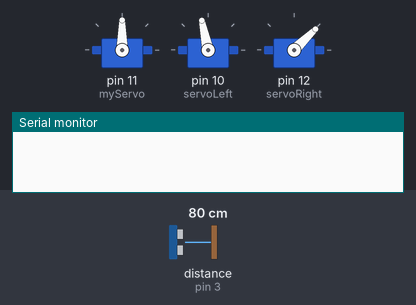
Simulated run of this sketch. Board: Arduino Uno, built with avr-gcc and run on an emulated ATmega328P. Parts: 3 × servo, the last lines printed to the serial monitor. Wiring (inferred from the names in the program): ultrasonic range finder: trigger pin 3; echo pin 3. Inputs (shaded band) come from the test bench; at power-on: distance to the obstacle (sensor on pin 3) 80 cm. The echo pulse lasts 58.3 µs per cm.

Above: at 1.5 s.
1.6 s: distance to the obstacle (sensor on pin 3) set to 20 cm
3.4 s: distance to the obstacle (sensor on pin 3) set to 16 cm
At 4.1 s:
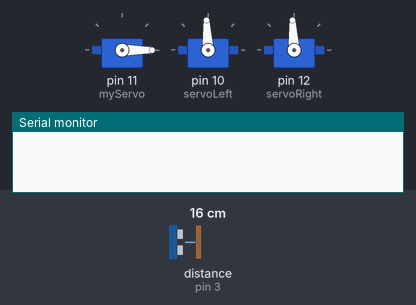
7.0 s: distance to the obstacle (sensor on pin 3) set to 2 cm
At 10.4 s:
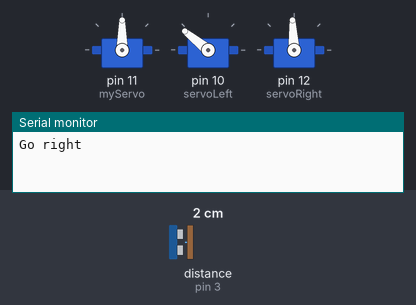
10.6 s: distance to the obstacle (sensor on pin 3) set to 18 cm
At 11.6 s:
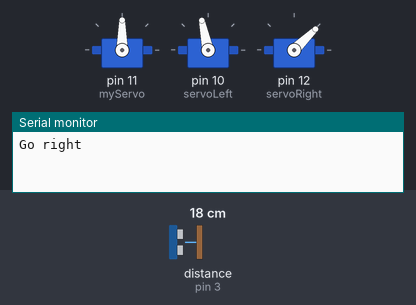
12.5 s: distance to the obstacle (sensor on pin 3) set to 4 cm
At 15.7 s:
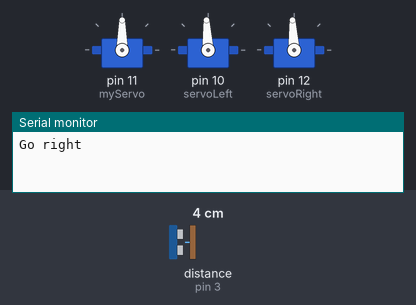
Timing chart, 0 to 20.6 s (numbered marks = the images above; inputs shaded):
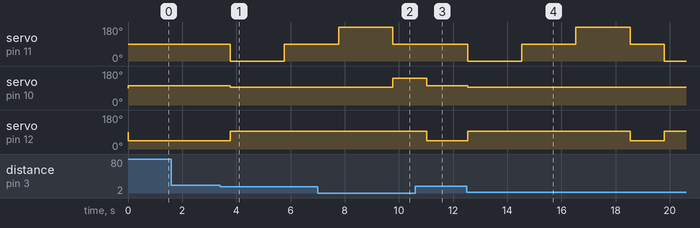

Measured:
- the behaviour switches between 18 and 17 cm on distance to the obstacle (sensor on pin 3) (found by bisection; images 0 and 1)
- after the input at 1.6 s, every drawn part: stays the same
- after the input at 3.4 s, servo on pin 11 (myServo): 90° → 0° after 0.37 s, → 90° 2.0 s later; servo on pin 10 (servoLeft): 102° → 93° after 0.37 s; servo on pin 12 (servoRight): 44° → 93° after 0.37 s
- after the input at 7.0 s, servo on pin 10 (servoLeft): 93° → 141° after 2.8 s; servo on pin 12 (servoRight): stays 93° (without the input it goes to 44° after 2.8 s)
- after the input at 10.6 s, servo on pin 11 (myServo): stays 90° (without the input it goes to 0° after 0.43 s); servo on pin 10 (servoLeft): 141° → 102° after 0.43 s; servo on pin 12 (servoRight): 93° → 44° after 0.43 s
- after the input at 12.5 s, servo on pin 11 (myServo): 90° → 0° at once, → 90° 2.0 s later, → 180° 2.0 s later, → 90° 2.0 s later, … (5 changes in this stretch); servo on pin 10 (servoLeft): 102° → 93° at once; servo on pin 12 (servoRight): 44° → 93° at once, → 44° 6.0 s later, → 93° 1.3 s later

The sketch:

direction_scanner.ino
```cpp
#include <Servo.h>

Servo myServo;
Servo servoLeft;
Servo servoRight;

int pingPin = 3;

float duration;
float left;
float right;
float front;

void setup() {
  // put your setup code here, to run once:
  myServo.attach(11);
  servoLeft.attach(10);
  servoRight.attach(12);

  digitalWrite(2, HIGH);

  Serial.begin(9600);
}

void loop() {
  myServo.write(90);
  pulse();
  //Serial.println(duration);
  servoRight.writeMicroseconds(1000);
  servoLeft.writeMicroseconds(1600);

  if(duration <1000){
    halt();
    scan();
    if(left < right){
      Serial.println("Go right");
      turnRight(500);
      }
      else{
      Serial.println("Go left");
      turnLeft(500);
      }
    }
  delay(750);

}

void pulse(){
  pinMode(pingPin, OUTPUT);
  digitalWrite(pingPin, LOW);
  delayMicroseconds(2);
  digitalWrite(pingPin, HIGH);
  delayMicroseconds(5);
  digitalWrite(pingPin, LOW);

  pinMode(pingPin, INPUT);
  duration = pulseIn(pingPin, HIGH);
  }

void scan(){
  myServo.write(0);
  //Serial.println("Position 0");
  delay(1000);
  pulse();
  right = duration;
  //Serial.print("right is ");
  //Serial.println(right);
  delay(1000);

  myServo.write(90);
  //Serial.println("Position 90");
  delay(1000);
  pulse();
  front = duration;
  //Serial.print("front is ");
  //Serial.println(front);
  delay(1000);

  myServo.write(180);
  //Serial.println("Position 180");
  delay(1000);
  pulse();
  left = duration;
  //Serial.print("left is ");
  //Serial.println(left);
  delay(1000);
  myServo.write(90);
  }

/*void forward(){
  servoRight.writeMicroseconds(1000);
  servoLeft.writeMicroseconds(2000);
  Serial.println("going forward");
  }
*/
void backward(){
  servoRight.writeMicroseconds(2000);
  servoLeft.writeMicroseconds(1000);
  }

void halt(){
  servoLeft.writeMicroseconds(1500);
  servoRight.writeMicroseconds(1500);
  }

void turnLeft(int ms){
  servoRight.writeMicroseconds(1000);
  servoLeft.writeMicroseconds(1500);
  delay(ms);
  }

void turnRight(int ms){
  servoRight.writeMicroseconds(1500);
  servoLeft.writeMicroseconds(2000);
  delay(ms);
  }
```
